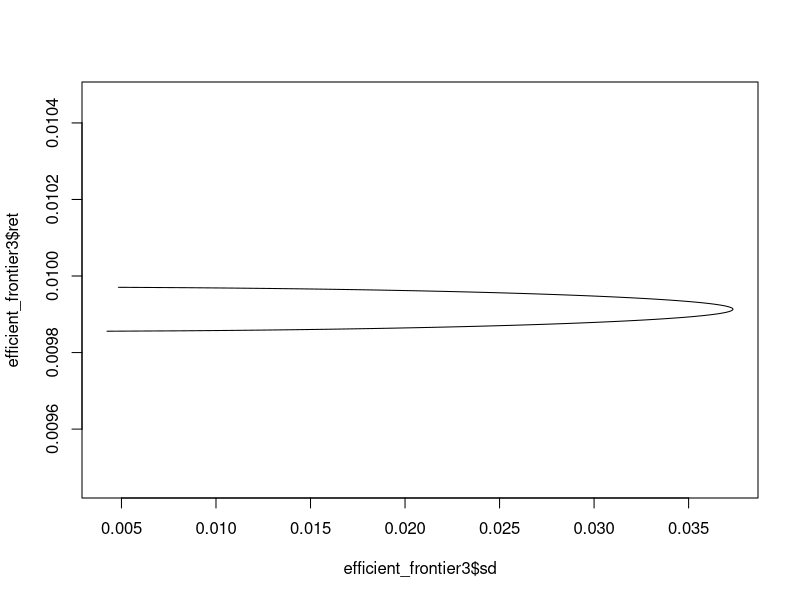

This figure's R source:
library(readr)
library(MASS)
library(ggplot2)
setwd("~/Applied_Quant_Finance")
rm(list=ls())

#Question 1A
raw <- read_csv("Prob_Set_2.csv")
raw <- raw/100
industry_returns <- as.matrix(raw[,2:11])

vcov_mat <- cov(industry_returns)
v_inv <- ginv(vcov_mat) 
mean_return <- sapply(as.list(as.data.frame(industry_returns)), mean)
mean_rf <- mean(raw$`Risk-free rate`)
mean_return2 <- mean_return - mean_rf

one_v <- rep(1, 10)
mvp_weights <- (v_inv %*% one_v) / as.vector((t(one_v) %*% v_inv %*% one_v))
tan_weights <- (v_inv %*% mean_return2) / (as.vector(t(one_v) %*% v_inv %*% mean_return2))

mvp_return <- mean_return %*% mvp_weights
tan_return <- mean_return %*% tan_weights

mvp_sd <- (t(mvp_weights) %*% vcov_mat %*% mvp_weights)^(1/2)
tan_sd <- (t(tan_weights) %*% vcov_mat %*% tan_weights)^(1/2)

monthly_mvp <- industry_returns %*% mvp_weights
monthly_tan <- industry_returns %*% tan_weights
cov_two_port <- cov(monthly_mvp, monthly_tan)

weights <- seq(-5, 5, .01)
efficient_frontier <- data.frame(ret = numeric(), sd = numeric())
for (w in weights){
  multi_sd <- (w^2 * mvp_sd^2 + (1-w)^2 * tan_sd^2 + 2*w*(1-w)*cov_two_port)^(1/2)
  multi_return <- w*mvp_return + (1-w)*tan_return
  temp = data.frame(ret = multi_return, sd = multi_sd)
  efficient_frontier <- rbind(efficient_frontier, temp)
}

industry_sd1 <- sapply(as.list(as.data.frame(industry_returns)), sd)

industries <- data.frame(mean_r = mean_return, i_sd = industry_sd1)

first_plot <- ggplot(data = efficient_frontier, aes(x = sd, y = ret)) + 
              geom_point(color="firebrick") + 
              geom_point(aes(x=i_sd, y = mean_r), data = industries, color="blue")

#Question 1B
industry_sd <- industry_sd1 / sqrt(1069)
mean_return_inc <- mean_return2 + industry_sd
tan_weights2 <- (v_inv %*% mean_return_inc) / (as.vector(t(one_v) %*% v_inv %*% mean_return_inc))

tan_return2 <- (mean_return + industry_sd) %*% tan_weights2
tan_sd2 <- (t(tan_weights2) %*% vcov_mat %*% tan_weights2)^(1/2)

mvp_return2 <-  (mean_return + industry_sd) %*% mvp_weights

monthly_mvp2 <- industry_returns %*% mvp_weights
monthly_tan2 <- industry_returns %*% tan_weights2
cov_two_port <- cov(monthly_mvp2, monthly_tan2)

weights <- seq(-5, 5, .01)
efficient_frontier2 <- data.frame(ret = numeric(), sd = numeric())
for (w in weights){
  multi_sd <- (w^2 * mvp_sd^2 + (1-w)^2 * tan_sd2^2 + 2*w*(1-w)*cov_two_port)^(1/2)
  multi_return <- w*mvp_return2 + (1-w)*tan_return2
  temp = data.frame(ret = multi_return, sd = multi_sd)
  efficient_frontier2 <- rbind(efficient_frontier2, temp)
}

second_plot <- ggplot(data = efficient_frontier, aes(x = sd, y = ret)) + 
              geom_point(color="firebrick") + 
              geom_point(aes(x=i_sd, y = mean_r), data = industries, color="blue") +
              geom_point(aes(x=sd, y=ret), data=efficient_frontier2, color = "pink")

#Question 1C
var_only_mat <- vcov_mat
var_only_mat[upper.tri(var_only_mat) | lower.tri(var_only_mat)] = 0
v_only_inv = ginv(var_only_mat)

tan_weights3 <- (v_only_inv %*% mean_return2) / (as.vector(t(one_v) %*% v_only_inv %*% 
                                                           mean_return2))
tan_return3 <- mean_return %*% tan_weights3
tan_sd3 <- (t(tan_weights3) %*% var_only_mat %*% tan_weights3)^(1/2)

mvp_weights3 <- (v_only_inv %*% one_v) / as.vector((t(one_v) %*% v_only_inv %*% one_v))
mvp_return3 <- mean_return %*% mvp_weights3
mvp_sd3 <- (t(mvp_weights3) %*% var_only_mat %*% mvp_weights3)^(1/2)

monthly_mvp3 <- industry_returns %*% mvp_weights3
monthly_tan3 <- industry_returns %*% tan_weights3
cov_two_port3 <- cov(monthly_mvp3, monthly_tan3)

weights <- seq(-5, 5, .01)
efficient_frontier3 <- data.frame(ret = numeric(), sd = numeric())
for (w in weights){
  multi_sd <- (w^2 * mvp_sd3^2 + (1-w)^2 * tan_sd3^2 + 2*w*(1-w)*cov_two_port3)^(1/2)
  multi_return <- w*mvp_return3 + (1-w)*tan_return3
  temp = data.frame(ret = multi_return, sd = multi_sd)
  efficient_frontier3 <- rbind(efficient_frontier3, temp)
}
plot(efficient_frontier3$sd, efficient_frontier3$ret, type = "l")

third_plot <- ggplot(data = efficient_frontier, aes(x = sd, y = ret)) + 
              geom_point(color="firebrick") + 
              geom_point(aes(x=i_sd, y = mean_r), data = industries, color="blue") +
              geom_point(aes(x=sd, y=ret), data=efficient_frontier2, color = "pink") +
              geom_point(aes(x=sd, y=ret), data=efficient_frontier3, color = "green")

#FQuestion 1C Continued

#For Questions 1D and 1E
num_months <- 60

#Question 1D
total_portfolio_normal <- data.frame(var_return = mvp_return, var_sd = mvp_sd, tangency_return = tan_return, tangency_sd = tan_sd)
highest_weight1 <- numeric()
for (i in 1:1000){
  predicted_IR <- mvrnorm(n = num_months, mu = mean_return, Sigma = vcov_mat)
  vcov_mat_p <- cov(predicted_IR)
  v_inv_p <- ginv(vcov_mat_p) 
  mean_return_p <- sapply(as.list(as.data.frame(predicted_IR)), mean)
  mean_return_p2 <- mean_return_p - mean_rf
  
  mvp_weights_p <- (v_inv_p %*% one_v) / as.vector((t(one_v) %*% v_inv_p %*% one_v))
  tan_weights_p <- (v_inv_p %*% mean_return_p2) / (as.vector(t(one_v) %*% v_inv_p %*% mean_return_p2))
  
  mvp_return_p <- mean_return %*% mvp_weights_p
  tan_return_p <- mean_return %*% tan_weights_p
  
  mvp_sd_p <- (t(mvp_weights_p) %*% vcov_mat %*% mvp_weights_p)^(1/2)
  tan_sd_p <- (t(tan_weights_p) %*% vcov_mat %*% tan_weights_p)^(1/2)
  
  highest_weight1 <- c(highest_weight1, max(tan_weights_p))
  temp <- data.frame(var_return = mvp_return_p, var_sd = mvp_sd_p, tangency_return = tan_return_p, tangency_sd = tan_sd_p)
  total_portfolio_normal <- rbind(total_portfolio_normal, temp)
}

fourth_plot <- ggplot(data = total_portfolio_normal, aes(x=var_sd, y=var_return)) +
               geom_point(color = "firebrick")
fifth_plot <- ggplot(data = total_portfolio_normal, aes(x=tangency_sd, y=tangency_return)) +
              geom_point(color = "firebrick")
sixth_plot <- ggplot(data = total_portfolio_normal, aes(x=tangency_sd, y=tangency_return)) +
              geom_point(color = "firebrick") + xlim(0,1) + ylim(0, .05)


#Question 1E
highest_weight2 <- numeric()
total_portfolio_boot <- data.frame(var_return = mvp_return, var_sd = mvp_sd, tangency_return = tan_return, tangency_sd = tan_sd)
for (i in 1:1000){
  indices <- sample(1:1069, num_months)
  predicted_IR <- industry_returns[indices,]
  vcov_mat_p <- cov(predicted_IR)
  v_inv_p <- ginv(vcov_mat_p) 
  mean_return_p <- sapply(as.list(as.data.frame(predicted_IR)), mean)
  mean_return_p2 <- mean_return_p - mean_rf
  
  mvp_weights_p <- (v_inv_p %*% one_v) / as.vector((t(one_v) %*% v_inv_p %*% one_v))
  tan_weights_p <- (v_inv_p %*% mean_return_p2) / (as.vector(t(one_v) %*% v_inv_p %*% mean_return_p2))
  
  mvp_return_p <- mean_return %*% mvp_weights_p
  tan_return_p <- mean_return %*% tan_weights_p
  
  mvp_sd_p <- (t(mvp_weights_p) %*% vcov_mat %*% mvp_weights_p)^(1/2)
  tan_sd_p <- (t(tan_weights_p) %*% vcov_mat %*% tan_weights_p)^(1/2)
  
  highest_weight2 <- c(highest_weight2, max(tan_weights_p))
  temp <- data.frame(var_return = mvp_return_p, var_sd = mvp_sd_p, tangency_return = tan_return_p, tangency_sd = tan_sd_p)
  total_portfolio_boot <- rbind(total_portfolio_boot, temp)
}

seventh_plot <- ggplot(data = total_portfolio_boot, aes(x=var_sd, y=var_return)) +
                geom_point(color = "firebrick")
eigth_plot <- ggplot(data = total_portfolio_boot, aes(x=tangency_sd, y=tangency_return)) +
              geom_point(color = "firebrick")
ninth_plot <- ggplot(data = total_portfolio_boot, aes(x=tangency_sd, y=tangency_return)) +
              geom_point(color = "firebrick") + xlim(0,.5) + ylim(-.025, .025)
